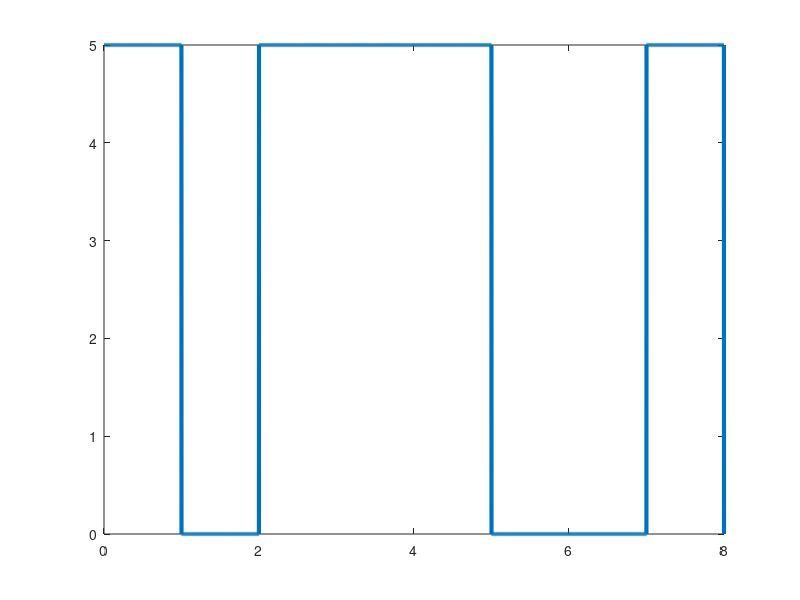

Source code (MATLAB):
bits = [1 0 1 1 1 0 0 1];
bt_rt=1;
smp_n=1000;
tot_tim=length(bits)/bt_rt;
tot_smp=smp_n*length(bits);
dt=tot_tim/tot_smp ;
t=0:dt:tot_tim;
y=zeros(1,length(t));
v = input('prompt');
for i=1:length(bits)
  if bits(i)==1
    y((i-1)*smp_n+1:i*smp_n)=v;
  endif
endfor
plot(t, y, 'Linewidth', 3);
%decoding%
count=0;
for i=1:length(t)
  if t(i)>count
    count=count+1;
    result(count)=y(i)/v;
  endif
endfor
disp('NRZ Unipoler Decoding:');
disp(result);